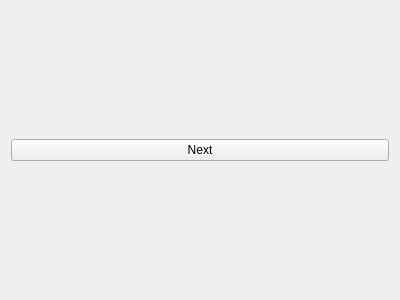
<?xml version="1.0" encoding="UTF-8"?>
<ui version="4.0">
 <class>AlignmentWidget</class>
 <widget class="QWidget" name="AlignmentWidget">
  <property name="geometry">
   <rect>
    <x>0</x>
    <y>0</y>
    <width>400</width>
    <height>300</height>
   </rect>
  </property>
  <property name="windowTitle">
   <string>Form</string>
  </property>
  <layout class="QVBoxLayout" name="verticalLayout">
   <item>
    <widget class="QPushButton" name="pushButton">
     <property name="text">
      <string>Next</string>
     </property>
    </widget>
   </item>
  </layout>
 </widget>
 <resources/>
 <connections/>
</ui>
